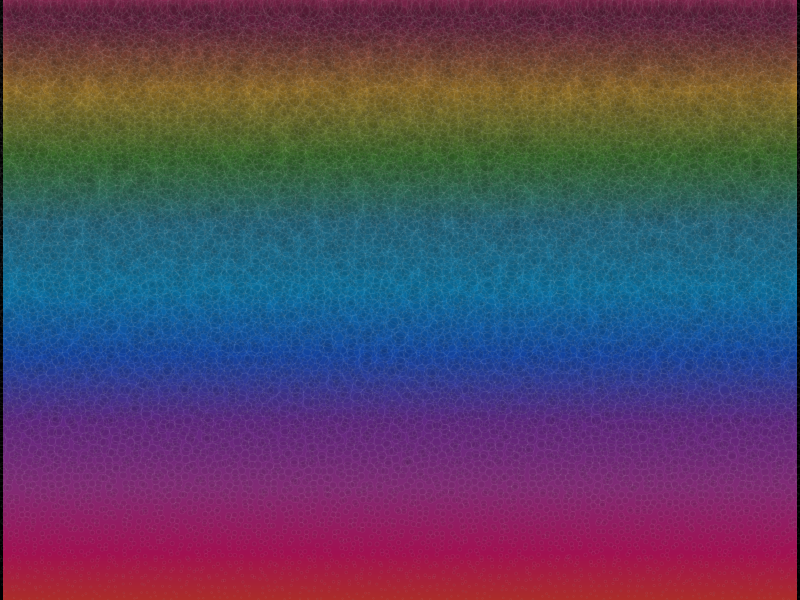

Reproduce this figure in R.
#====== Day 17 of 25 Days of Rtistry - Bubbles======#

#Library Load-In====
library(tidyverse)

#Setting up the background color====
background <- tibble(x = 0,
                     xend = 10,
                     y = seq(0,10,length.out = 1000),
                     yend = y,
                     color = colorRampPalette(c("#af3918", "#a21152", "#822b75", "#612884",
                                                "#154baf", "#0b82b9", "#277e9d", "#488e35",
                                                "#e3a934","#b2336a"))(1000))

#Setting up the data for the "bubbles" ====
circles <- tibble(crossing(x = seq(0,10, length.out = 100),
                           y = seq(0,10, length.out = 100)))%>%
  arrange(y)

#Final Image====
background %>%
  ggplot(aes(x=x, y=y, xend = xend, yend = yend))+
  theme_void()+
  geom_segment(color = background$color,
               size = 15)+
  geom_point(data = circles, aes(x,y),
             shape = 21, 
             size = seq(.1,10, length.out = nrow(circles)),
             alpha = 0.05,
             fill = "#000000",
             color = "#ffffff",
             inherit.aes = FALSE,
             position = "jitter")+
  theme(plot.background = element_rect(fill = "#000000"))+
  coord_cartesian(clip = "off", expand = FALSE)